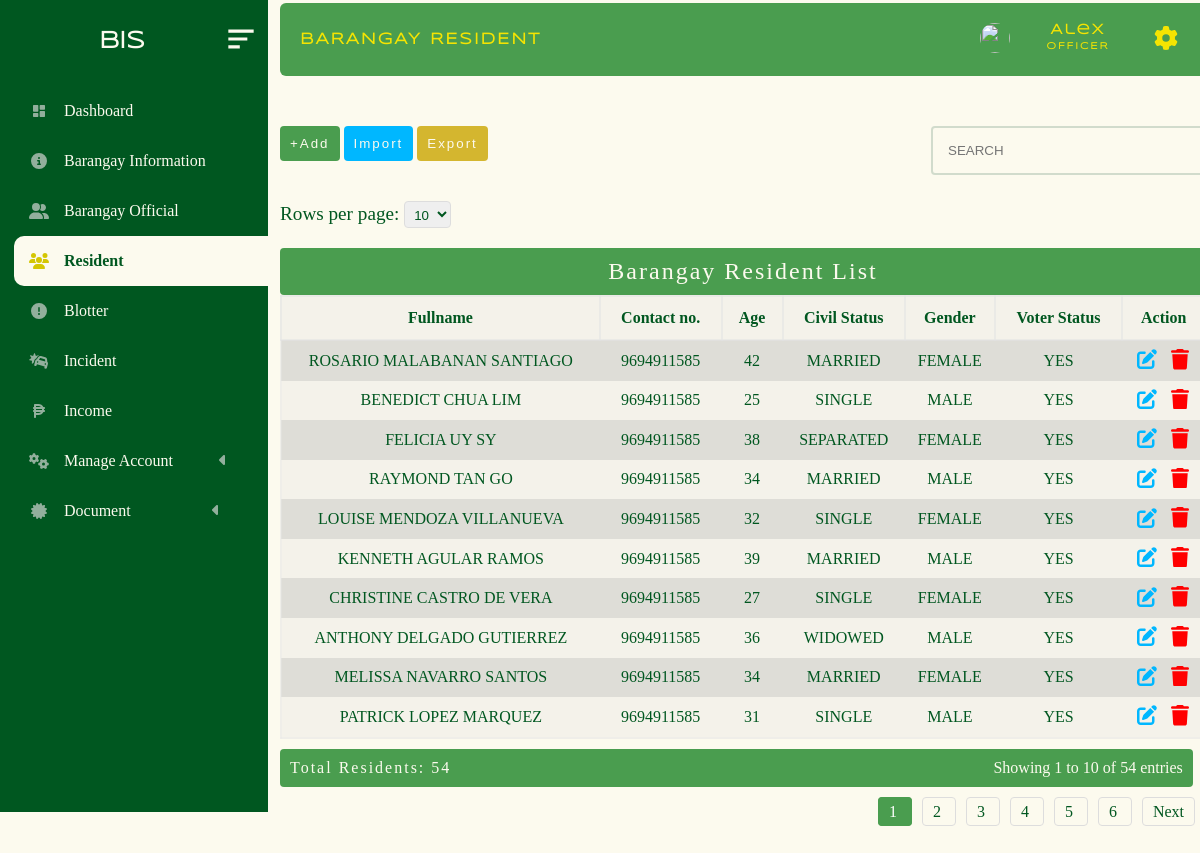
Page /administrator/admin_panel/resident.php (signed in) on the earlier database version.
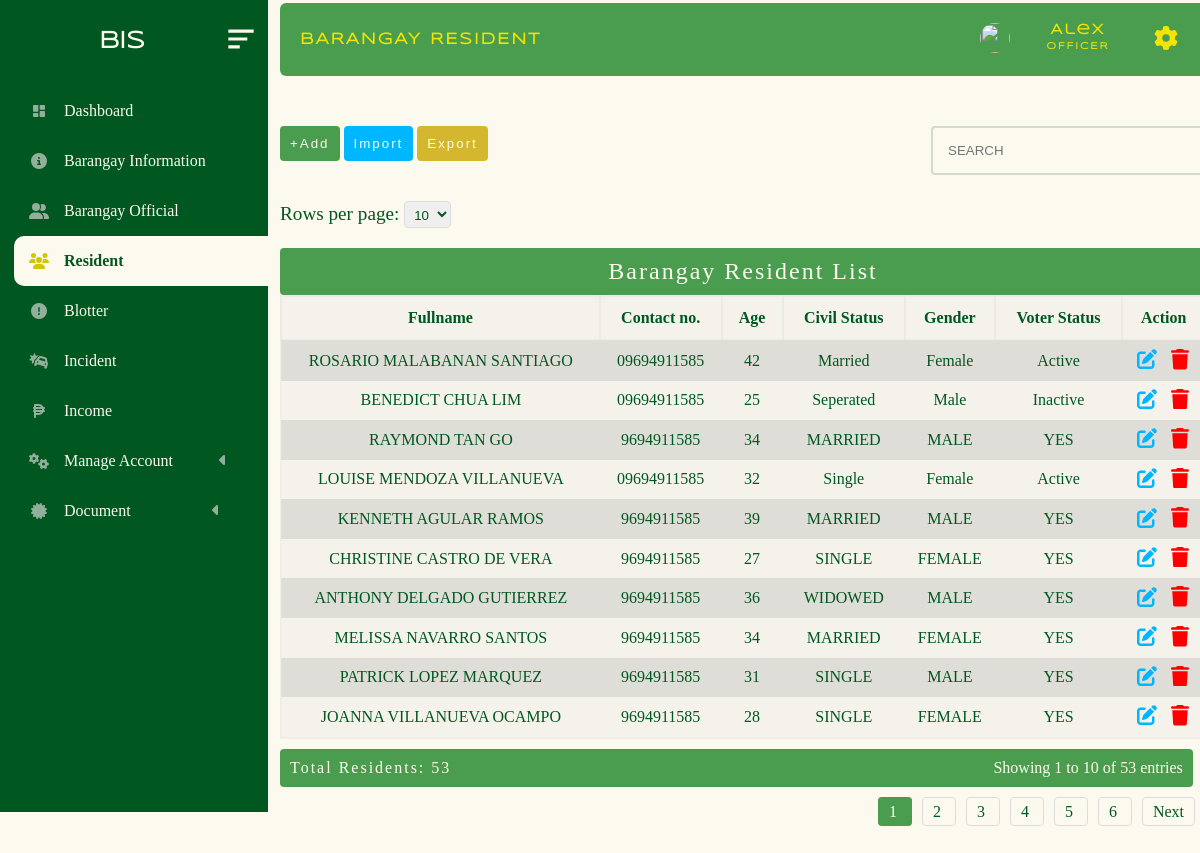
Same page on the later database version.
### tables this page shows
CREATE TABLE `barangay_resident` (
  `id` int(11) NOT NULL,
  `firstname` varchar(200) NOT NULL,
  `middlename` varchar(200) NOT NULL,
  `lastname` varchar(200) NOT NULL,
  `house_no` varchar(200) NOT NULL,
  `place_of_birth` varchar(200) NOT NULL,
  `birthday` date NOT NULL,
  `age` int(200) NOT NULL,
  `civil_status` varchar(200) NOT NULL,
  `gender` varchar(200) NOT NULL,
  `voter_status` varchar(200) NOT NULL,
  `email` varchar(200) NOT NULL,
  `contact_no` varchar(200) NOT NULL,
  `occupation` varchar(200) NOT NULL,
  `citizenship` varchar(200) NOT NULL,
  `sitio_pook` varchar(200) NOT NULL
);

### administrator/admin_panel/brgy_resident_folder/table.php (the view, shortened to what this page needs)
<!DOCTYPE html>
<html lang="en">
<head>
</head>
<body>
<?php
require("../../database/conn_db.php");
$page = isset($_GET['page']) ? max(1, (int)$_GET['page']) : 1;
$limit = isset($_GET['limit']) ? max(1, (int)$_GET['limit']) : 10;
$offset = ($page - 1) * $limit;
$countQuery = "SELECT COUNT(*) AS total FROM barangay_resident";
$countResult = $conn->query($countQuery);
$totalRows = $countResult->fetch_assoc()['total'];
$totalPages = max(1, ceil($totalRows / $limit));
$startRow = ($page - 1) * $limit + 1;
$endRow = min($page * $limit, $totalRows);
$sql = "SELECT * FROM barangay_resident ORDER BY id DESC LIMIT $limit OFFSET $offset";
$result = $conn->query($sql);
if ($result->num_rows > 0) { ?>
    <div class="limit-selector">
        <form method="GET" action="">
            <label for="limit">Rows per page:</label>
            <select name="limit" id="limit" onchange="this.form.submit()">
                <option value="10" <?php if ($limit == 10) echo 'selected'; ?>>10</option>
            </select>
        </form>
    </div>
    <table>
        <caption>Barangay Resident List</caption>
        <tr>
            <th>Fullname</th>
            <th>Contact no.</th>
            <th>Age</th>
            <th>Civil Status</th>
            <th>Gender</th>
            <th>Voter Status</th>
            <th>Action</th>
        </tr>
        <?php while ($row = $result->fetch_assoc()) {
            $firstname = $row["firstname"];
            $middlename = $row["middlename"];
            $lastname = $row["lastname"];
            $age = $row["age"];
            $civil_status = $row["civil_status"];
            $gender = $row["gender"];
            $voter_status = $row["voter_status"];
            $contact_no = $row["contact_no"];
        ?>
        <tr class="table_hover">
            <td><?php echo $firstname . " " . $middlename . " " . $lastname; ?></td>
            <td><?php echo $contact_no; ?></td>
            <td><?php echo $age; ?></td>
            <td><?php echo $civil_status; ?></td>
            <td><?php echo $gender; ?></td>
            <td><?php echo $voter_status; ?></td>
            <td>
                                <div id = "form_up_del_official">
                                       <button  id = "update_official_btn" class = "update_btn" data-id= <?php echo $row ["id"] ?>></button>
                                       <button id = "delete_official_btn" class = "delete_btn" data-id= <?php echo $row ["id"] ?>></button>
                                   </div>
            </td>
        </tr>
        <?php } ?>
    </table>
    <div class="table-footer">
        <div class="total-count">Total Residents: <?php echo $totalRows; ?></div>
        <div class="pagination-info">
            Showing <?php echo $startRow; ?> to <?php echo $endRow; ?> of <?php echo $totalRows; ?> entries
        </div>
    </div>
    <div class="pagination">
        <?php for ($i = 1; $i <= $totalPages; $i++): ?>
            <a href="?page=<?php echo $i; ?>&limit=<?php echo $limit; ?>" class="<?php echo $i == $page ? 'active' : ''; ?>">
                <?php echo $i; ?>
            </a>
        <?php endfor; ?>
        <?php if ($page < $totalPages): ?>
            <a href="?page=<?php echo $page + 1; ?>&limit=<?php echo $limit; ?>">Next</a>
        <?php endif; ?>
    </div>
<?php }
?>
        <?php include("update_temp.php"); ?>
</body>
</html>

Differences in the rows shown:
removed barangay_resident: firstname "FELICIA", middlename "UY", lastname "SY", contact_no "9694911585", age "38", civil_status "SEPARATED", gender "FEMALE", voter_status "YES"
changed barangay_resident "ROSARIO": contact_no "9694911585" → "09694911585"; civil_status "MARRIED" → "Married"; gender "FEMALE" → "Female"; voter_status "YES" → "Active"
changed barangay_resident "BENEDICT": contact_no "9694911585" → "09694911585"; civil_status "SINGLE" → "Seperated"; gender "MALE" → "Male"; voter_status "YES" → "Inactive"
changed barangay_resident "LOUISE": contact_no "9694911585" → "09694911585"; civil_status "SINGLE" → "Single"; gender "FEMALE" → "Female"; voter_status "YES" → "Active"
now on this page (row unchanged): barangay_resident: firstname "JOANNA", middlename "VILLANUEVA", lastname "OCAMPO", contact_no "9694911585", age "28", civil_status "SINGLE", gender "FEMALE", voter_status "YES"
Other differences:
$totalRows: "54" → "53"
